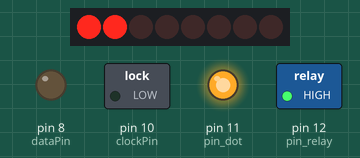
Bench run of a sketch on a simulated Arduino Uno, built with avr-gcc and run on an emulated ATmega328P. Shown: 8 shift-register outputs drawn as a row of LEDs (first output left, lit = HIGH), switched loads named in the sketch (green lamp = pin HIGH), output pins drawn as LEDs (lit = HIGH). Pins used as bus, display or sensor lines are not drawn.

Above: at 0.1 s.
At 9.1 s:
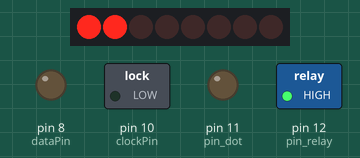
At 19.1 s:
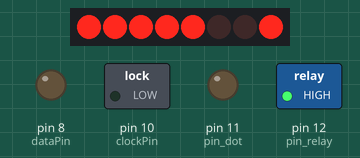
At 28.1 s:
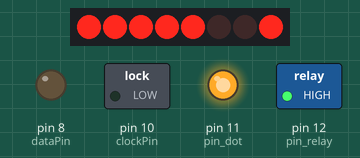
At 34.1 s:
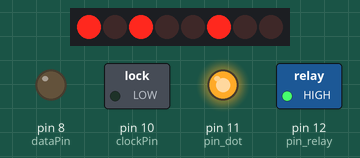
At 39.1 s:
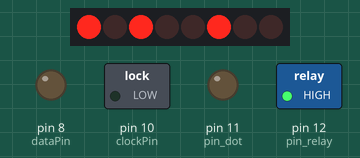
Timing chart, 0 to 40.0 s (numbered marks = the images above):
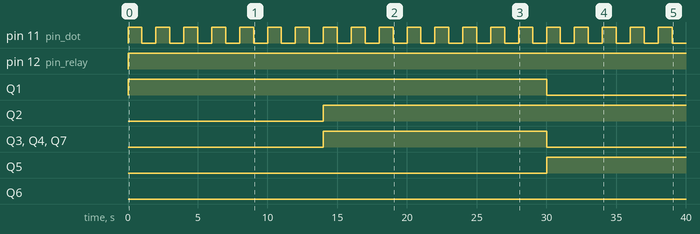

Measured:
- by itself, pin 11 (pin_dot): alternates HIGH for 1.0 s and LOW for 1.0 s
- by itself, pin 12 (pin_relay): LOW → HIGH at 0.00 s
- by itself, Q1: LOW → HIGH at 0.00 s, → LOW 30.0 s later
- by itself, Q2: LOW → HIGH at 14.0 s
- by itself, Q3, Q4, Q7: LOW → HIGH at 14.0 s, → LOW 16.0 s later
- by itself, Q5: LOW → HIGH at 30.0 s

The sketch:

WaterHeater_V2.ino
```cpp
/*
WaterHeater_V2
24 Aug 2021
*/

bool boiled = false;
byte dis_update_count = 0;
byte progress = 0;
int const heatup_duration = 84;
int const dis_update_allow = 8;
int const pause_relay = 1000;
int const pause_dot = 1000;
int const anim_speed = 200;
int const dataPin = PB0;//pin 0
int const latchPin = PB1;//pin 1
int const clockPin = PB2;//pin 2
int const pin_dot = PB3;//pin 3
int const pin_relay = PB4;//pin 4

//---------------------------------------
void setup()
{
  DDRB |= (1 << latchPin);//pinMode(latchPin, OUTPUT);
  DDRB |= (1 << dataPin);//pinMode(dataPin, OUTPUT);
  DDRB |= (1 << clockPin);//pinMode(clockPin, OUTPUT);
  DDRB |= (1 << pin_relay);//pinMode(pin_relay, OUTPUT);
  DDRB |= (1 << pin_dot);//pinMode(pin_dot, OUTPUT);
}
//---------------------------------------
void loop() {
  printNum(progress);
  PORTB |= (1 << pin_relay);//digitalWrite(pin_relay, HIGH);
  WaitForHeatUp();
  PORTB &= ~(1 << pin_relay);//digitalWrite(pin_relay, LOW);
  RoundAndRound();
}
//---------------------------------------
void WaitForHeatUp()
{
  for(int i=0;i<heatup_duration;i++)
  {
    UpdateDisplay();
    PORTB |= (1 << pin_dot);//digitalWrite(pin_dot, HIGH);
    delay(pause_relay);
    PORTB &= ~(1 << pin_dot);//digitalWrite(pin_dot, LOW);
    delay(pause_relay);
  }
}
//---------------------------------------
void RoundAndRound()
{
  PORTB |= (1 << pin_dot);//digitalWrite(pin_dot, HIGH);

  while(true)
  {
    printNum(B11101111);
    delay(anim_speed);
    printNum(B11110111);
    delay(anim_speed);
    printNum(B11111011);
    delay(anim_speed);
    printNum(B01111111);
    delay(anim_speed);
    printNum(B10111111);
    delay(anim_speed);
    printNum(B11011111);
    delay(anim_speed);
  }
}
//---------------------------------------
void UpdateDisplay()
{
  	if(boiled)
  		return;

	dis_update_count++;

  	if(dis_update_count == dis_update_allow && progress < 9)
    {
      printNum(++progress);
      dis_update_count = 0;
    }
}
//---------------------------------------
void printNum(byte n)
{
  switch(n)
  {
    case 0:
    	n = B00000011;
    break;
    case 1:
    	n = B10011111;
    break;
    case 2:
    	n = B00100101;
    break;
    case 3:
    	n = B00001101;
    break;
    case 4:
    	n = B10011001;
    break;
    case 5:
    	n = B01001001;
    break;
    case 6:
    	n = B01000001;
    break;
    case 7:
    	n = B00011111;
    break;
    case 8:
    	n = B00000001;
    break;
    case 9:
    	n = B00001001;
    break;
  }

  PORTB &= ~(1 << latchPin);//digitalWrite(latchPin, LOW);
  shiftOut(dataPin, clockPin, MSBFIRST, n);
  PORTB |= (1 << latchPin);//digitalWrite(latchPin, HIGH);
}
```
